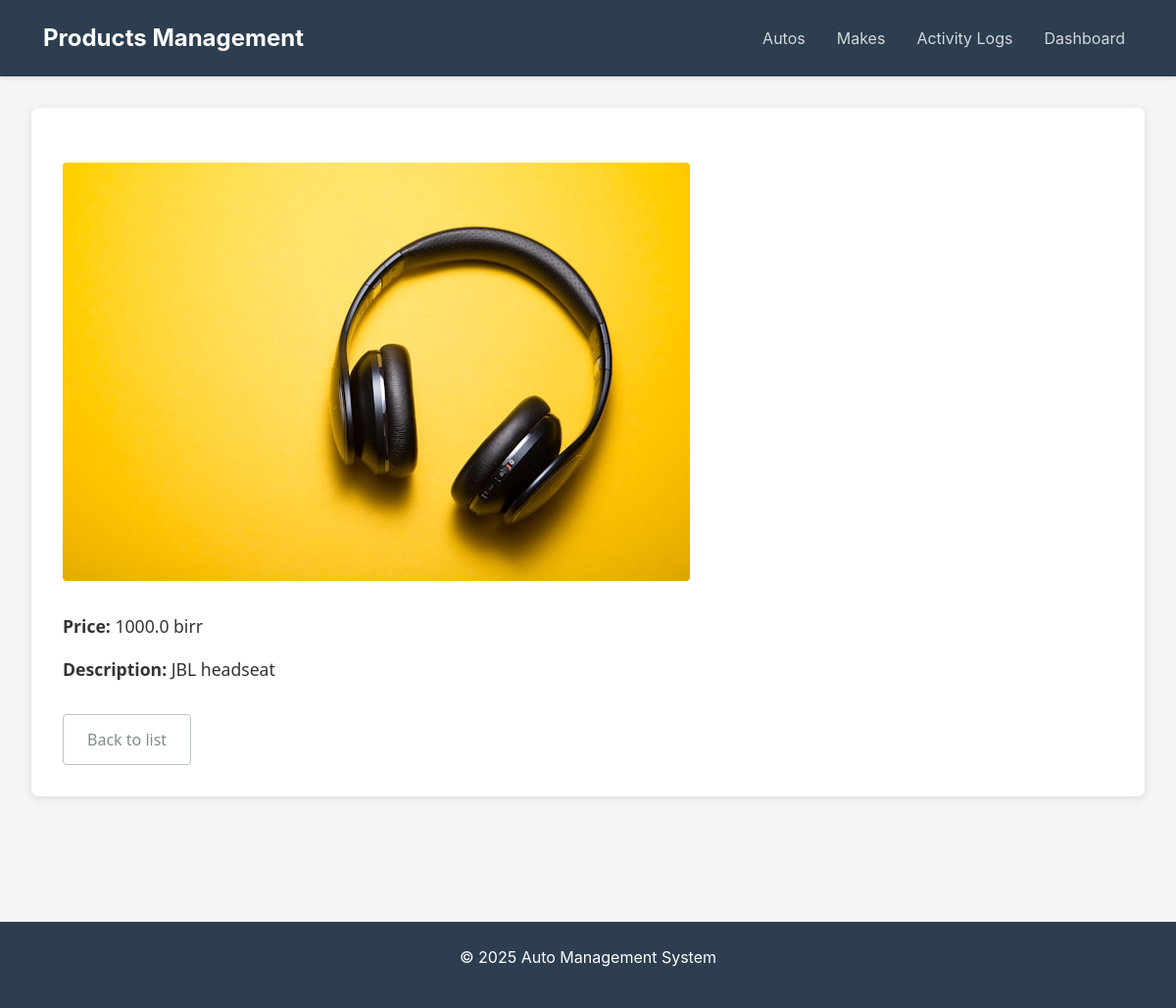
The page /products/products/1/detail/ (signed in) on the database its author committed.
### products/models.py (models this page shows, shortened)
class Products(models.Model):
    product_name = models.CharField(
        max_length=200,
        validators=[MinLengthValidator(2, "Write the name of the product")]
    )
    price = models.FloatField()
    discription = models.CharField(max_length=600)
    Catagorie = models.ForeignKey(
        'Catagories', on_delete=models.CASCADE, null=False)
    image = models.ImageField(upload_to="media/photos/")
    slug = models.SlugField(max_length=255, unique=True, blank=True)

### products/views.py (the view)
# urls.py: path('products/<int:pk>/detail/', views.ProductsDetailView.as_view(),
class ProductsDetailView(StaffRequiredMixin, generic.DetailView):
    model = Products

### cart/context_processors.py (called while the page is built)
def cart(request):
    return {
        'cart_count': len(get_cart(request))
    }

### cart/utils.py (called while the page is built)
def get_cart(request):
    return Cart(request)

    def __len__(self):
        if not isinstance(self.cart, dict):  # Handle case where cart isn't a dict
            return 0
        return sum(item['quantity'] for item in self.cart.values())

### users/views.py (called while the page is built)
    def dispatch(self, request, *args, **kwargs):
        if not request.user.is_authenticated:
            return self.handle_no_permission()
        if request.user.role not in [CustomUser.Role.ADMIN, CustomUser.Role.STAFF]:
            messages.error(
                request, "You don't have permission to access this page.")
            return redirect('profiles:customer_profile')
        return super().dispatch(request, *args, **kwargs)

### products/templates/products/products_detail.html (shortened to what this page needs)
{% extends "base.html" %} {% load static %}{% block content %}
<div class="product-container">
  <div class="detail-view">
    {% if products.image %}
    <img src="{{ products.image.url }}" alt="{{ products.name }}" />
    {% endif %}
    <p><strong>Price:</strong> {{ products.price }} birr</p>
    <p><strong>Description:</strong> {{ products.discription }}</p>
    <div class="form-actions">
      <a href="{% url 'products:all' %}" class="btn btn-outline"
        >Back to list</a
      >
    </div>
  </div>
</div>
{% endblock %}

### static/css/base.css (style rules this page uses)
.product-container { max-width: 1200px; margin: 0 auto; padding: 2rem; font-family: 'Segoe UI', Tahoma, Geneva, Verdana, sans-serif; color: #333; }
.form-actions { margin-top: 2rem; display: flex; gap: 1rem; }
.btn { padding: 0.8rem 1.5rem; border: none; border-radius: 4px; font-size: 1rem; cursor: pointer; transition: all 0.2s; text-decoration: none; display: inline-block; }
.btn-outline { background: none; border: 1px solid #bdc3c7; color: #7f8c8d; }
.detail-view { background: white; padding: 2rem; border-radius: 8px; box-shadow: 0 2px 10px rgba(0,0,0,0.1); }
.detail-view p { margin: 1rem 0; font-size: 1.1rem; line-height: 1.6; }
.detail-view img { max-width: 100%; height: auto; border-radius: 4px; margin: 1rem 0; }
body { background-color: #f8f9fa; }
.btn { border-radius: 0.25rem; font-weight: 500; }

### templates/base.html (style rules this page uses)
body { background-color: #f5f5f7; color: #1d1d1f; font-family: -apple-system, BlinkMacSystemFont, "Segoe UI", Roboto, Helvetica, Arial, sans-serif; margin: 0; padding: 0; min-height: 100vh; }

### rows shown on the page
Products: image (picture), price "1000.0", discription "JBL headseat"
